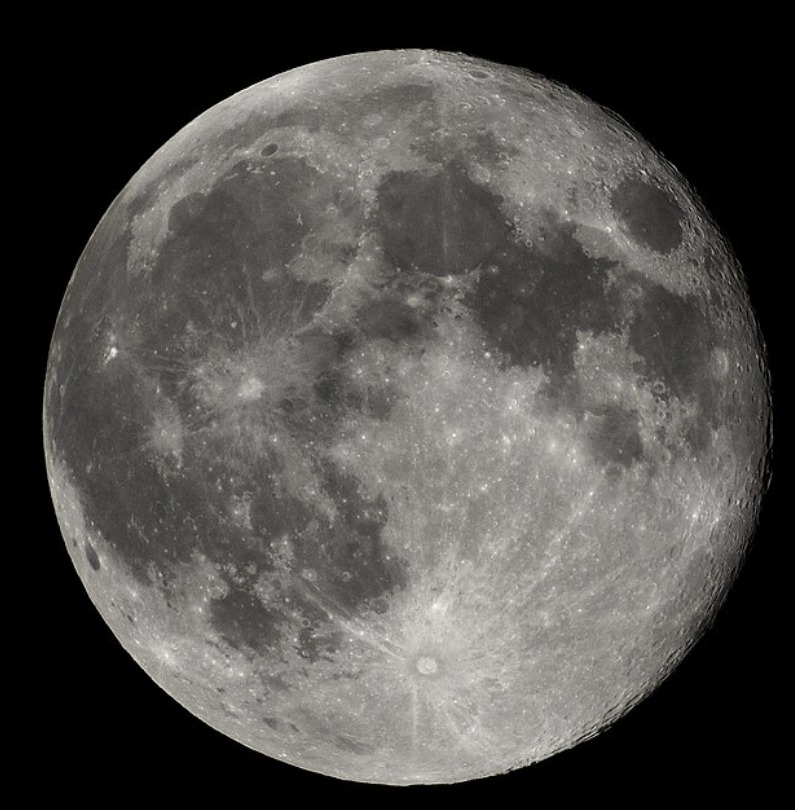
#> input picture Digital Image Processing/FullMoon.jpg, 795 x 810 px, found by its file name
$ jupyter execute Lab7i.ipynb
#> lines starting #> are read from the running program, lines starting #| are printed output that depends on the picture
[cell 1]
import cv2
import numpy as np
import matplotlib.pyplot as plt
img = cv2.imread("C:\\Academics\\Python\\Digital Image Processing\\FullMoon.jpg", 0)
#> img: shape (810, 795); min 0, max 255, mean 76.8
dft = np.fft.fft2(img)
dft_shift = np.fft.fftshift(dft)
magnitude_spectrum = 20*np.log(np.abs(dft_shift))
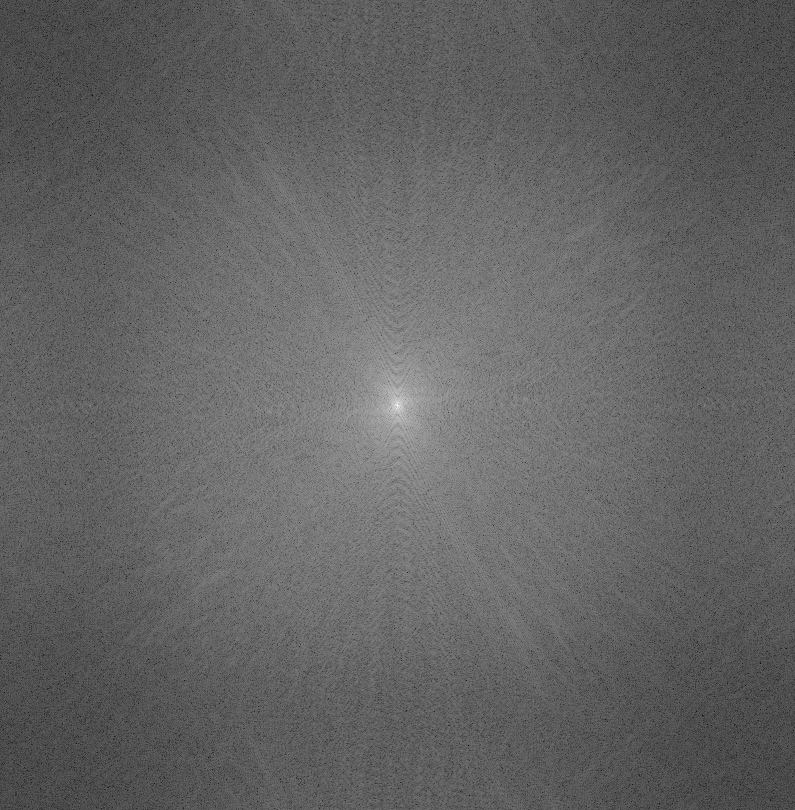
#> magnitude_spectrum: shape (810, 795) float64; min 30.59, max 354.3, mean 157.2; drawn with min black and max white
plt.figure(figsize=(10,7))
plt.subplot(1, 2, 1)
plt.imshow(img, cmap='gray')
plt.title("Original Image")
plt.subplot(1, 2, 2)
plt.imshow(magnitude_spectrum, cmap='gray')
plt.title("Fourier Spectrum")
plt.show()
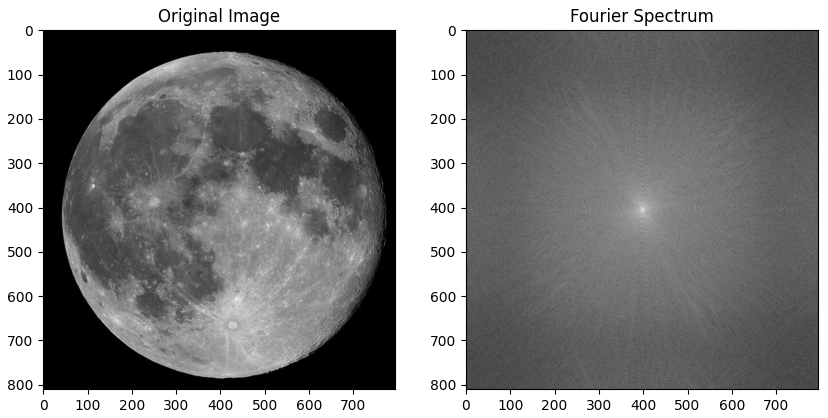
#> figure drawn by matplotlib, 2 panels

$ run again, with Digital Image Processing/ILena.jpg copied over Digital Image Processing/FullMoon.jpg
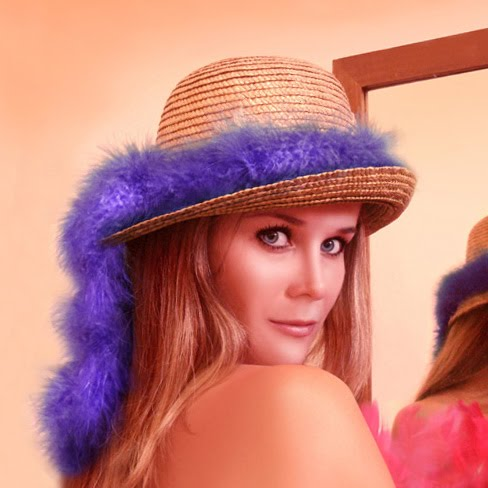
#> input picture Digital Image Processing/ILena.jpg, 488 x 488 px, found by its file name
#> `magnitude_spectrum = 20*np.log(np.abs(dft_shift))`:
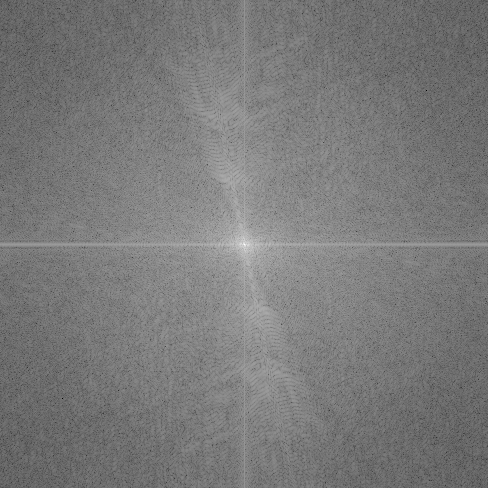
#> magnitude_spectrum: shape (488, 488) float64; min -30.29, max 348, mean 150.7; drawn with min black and max white
#> `plt.show()`:
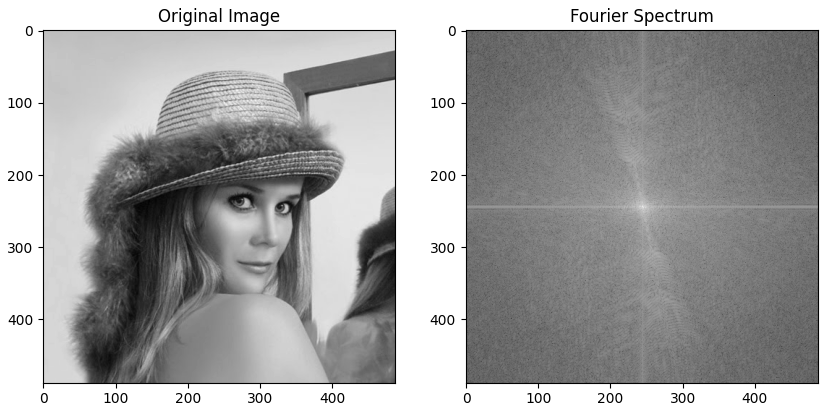
#> figure drawn by matplotlib, 2 panels

$ run again, with Digital Image Processing/Lab1.jpg copied over Digital Image Processing/FullMoon.jpg
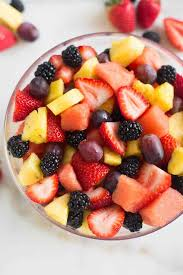
#> input picture Digital Image Processing/Lab1.jpg, 183 x 275 px, found by its file name
#> `magnitude_spectrum = 20*np.log(np.abs(dft_shift))`:
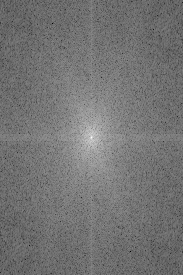
#> magnitude_spectrum: shape (275, 183) float64; min 17.96, max 317.7, mean 154.5; drawn with min black and max white
#> `plt.show()`:
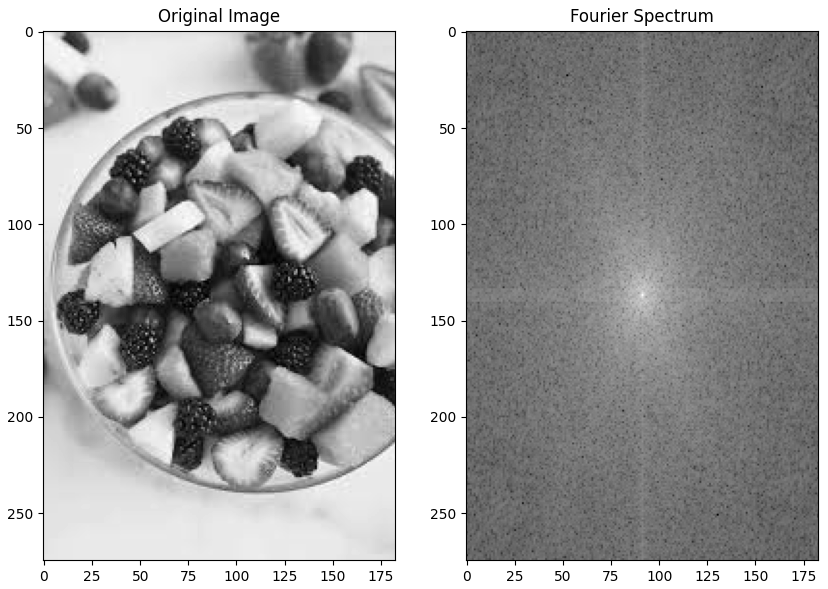
#> figure drawn by matplotlib, 2 panels
